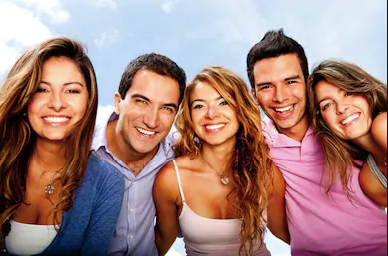
#> input picture personas.png, 388 x 256 px
$ python DeteccionRostros.py
#> lines starting #> are read from the running program, lines starting #| are printed output that depends on the picture; after the words box and inside, x2 and y2 are one past the last pixel; in counts of white or black regions, pixels touching at a corner belong together
import cv2
#import numpy as np

faceClassif = cv2.CascadeClassifier('haarcascade_frontalface_default.xml')

image = cv2.imread('personas.png')
#> image is the input picture: shape (256, 388, 3); mean B, G, R 125.5, 129.3, 163.8
gray = cv2.cvtColor(image, cv2.COLOR_BGR2GRAY)
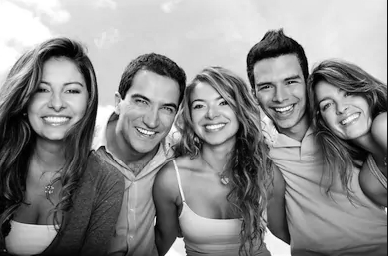
#> gray: shape (256, 388); min 0, max 255, mean 139.2

faces = faceClassif.detectMultiScale(gray,
                                     scaleFactor=1.1,
                                     minNeighbors=5,
                                     minSize=(30, 30),
                                     maxSize=(200, 200))
#> faces = [[247, 59, 65, 65], [25, 64, 68, 68], [184, 83, 58, 58], [119, 77, 70, 70]]

for (x, y, w, h) in faces:
    cv2.rectangle(image, (x, y), (x+w, y+h), (0, 255, 0), 2)
#> this loop made 4 passes
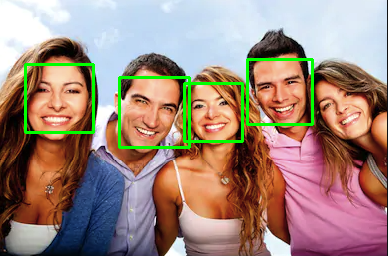
#> image: shape (256, 388, 3); 3.12% of pixels changed, all inside (x1, y1, x2, y2) = (24, 58, 314, 149)

cv2.imshow('image', image)
cv2.waitKey(0)
cv2.destroyAllWindows()
